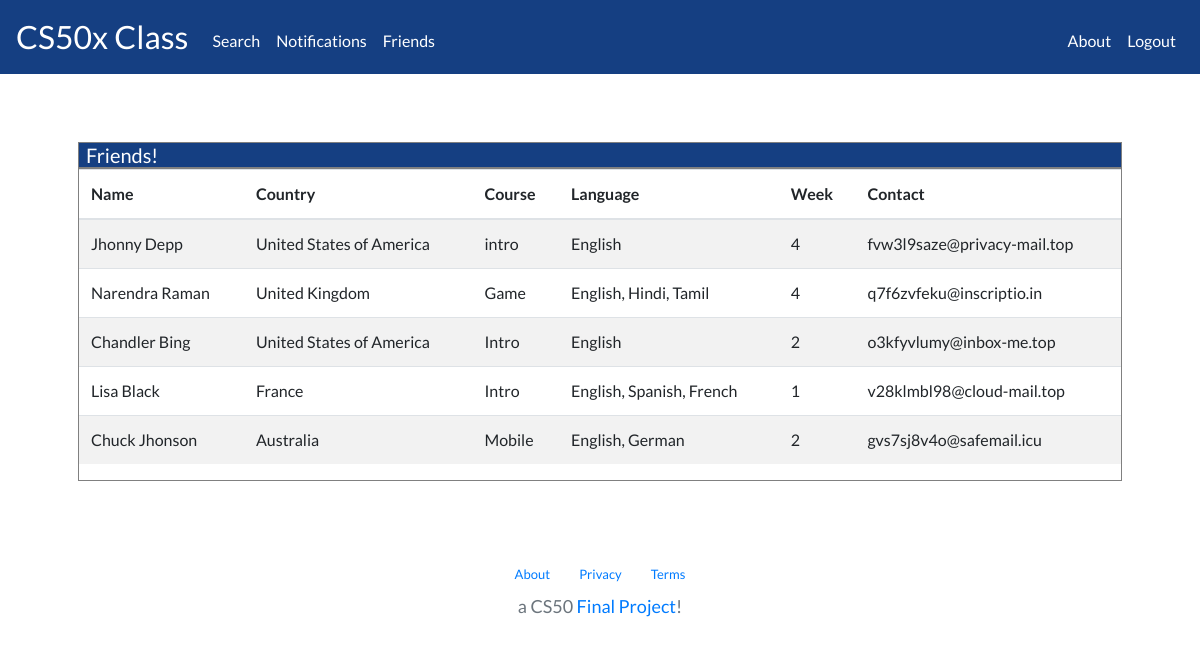
The app's page /friends (signed in) with its own data.
### tables this page shows
CREATE TABLE "users" (
	"id"	INTEGER NOT NULL,
	"email"	VARCHAR(350) NOT NULL UNIQUE,
	"name"	TEXT NOT NULL,
	"surname"	TEXT,
	"hash"	TEXT NOT NULL,
	"week"	INTEGER NOT NULL,
	"confirm"	BLOB NOT NULL DEFAULT 'False',
	PRIMARY KEY("id")
);

CREATE TABLE "countries" (
	"id"	INTEGER NOT NULL PRIMARY KEY AUTOINCREMENT,
	"country"	VARCHAR(70) NOT NULL UNIQUE
);

CREATE TABLE "courses" (
	"id"	INTEGER NOT NULL PRIMARY KEY AUTOINCREMENT,
	"course"	VARCHAR(10) NOT NULL UNIQUE
);

CREATE TABLE "languages" (
	"id"	INTEGER NOT NULL PRIMARY KEY AUTOINCREMENT,
	"language"	VARCHAR(60) NOT NULL UNIQUE
);

### app.py (the view)
@app.route("/friends")
@login_required
def friend():
    friendR = db.execute("SELECT friend1, friend2 FROM friends WHERE friend1 = :person1 OR friend2 = :person2", person1=session["user_id"], person2=session["user_id"])
    if len(friendR) == 0:
        return apology("Aww", "No friends")
    IDs = []
    for row in friendR:
        if row["friend1"] == session["user_id"]:
            IDs.append(row["friend2"])
        elif row["friend2"] == session["user_id"]:
            IDs.append(row["friend1"])
    if len(friendR) == 1:
        IDs = IDs[0]
        rel = "="
    else:
        IDs = tuple(IDs)
        rel = "IN"
    rows = db.execute(f"SELECT users.id, email, name, surname, country, course, language, week FROM users JOIN country ON users.id = country.user_id JOIN countries ON country.country_id = countries.id JOIN language ON users.id = language.user_id JOIN languages ON language.lang_id = languages.id JOIN course ON users.id = course.user_id JOIN courses ON course.course_id = courses.id WHERE users.id {rel} {IDs}")
    NoRepeat(rows)
    return render_template("friends.html", rows=rows)

### app.py (called while the page is built)
@app.after_request
def after_request(response):
    response.headers["Cache-Control"] = "no-cache, no-store, must-revalidate"
    response.headers["Expires"] = 0
    response.headers["Pragma"] = "no-cache"
    return response

def NoRepeat(people):
    i = 0
    while i < len(people) - 1:
        if people[i]["id"] == people[i + 1]["id"]:
            people[i]["language"] = f'{people[i]["language"]}, {people[i + 1]["language"]}'
            people.pop(i + 1)
        else: i += 1

### helpers.py (called while the page is built)
def login_required(f):
    @wraps(f)
    def decorated_function(*args, **kwargs):
        if session.get("user_id") is None:
            return redirect("/login")
        return f(*args, **kwargs)
    return decorated_function

### templates/friends.html (shortened to what this page needs)
{% extends "layout.html" %}
{% block main %}
    <div class="container p-5">
        <h5 class="loginHead">Friends!</h5>
        <div class="jumboBorder">
            <table class="table table-striped">
                <thead>
                    <th>Name</th>
                    <th>Country</th>
                    <th>Course</th>
                    <th>Language</th>
                    <th>Week</th>
                    <th>Contact</th>
                </thead>
                <tbody>
                        {% for row in rows %}
                            <tr>
                                <td>{{ row.name }} {{ row.surname }}</td>
                                <td>{{ row.country }}</td>
                                <td>{{ row.course }}</td>
                                <td>{{ row.language }}</td>
                                <td>{{ row.week }}</td>
                                <td>{{ row.email }}</td>
                            </tr>
                        {% endfor %}
                </tbody>
            </table>
        </div>
    </div>
{% endblock %}

### templates/layout.html (shortened to what this page needs)
<!DOCTYPE html>
<html lang="en">
    <head>
        <link href="https://maxcdn.bootstrapcdn.com/bootstrap/4.1.3/css/bootstrap.min.css" rel="stylesheet">
        <link href="/static/styles.css" rel="stylesheet">
    </head>
    <body>
        <nav class="navbar navbar-expand-md navbar-light bg-light navbar-custom" style="background-color: #07c9f0;">
            <a class="navbar-brand" id="navbar-color" href="/">CS50x Class</a>
            <div class="collapse navbar-collapse" id="navbar">
                {% if session.confirm == 'True' %}
                    <ul class="navbar-nav mr-auto mt-2">
                        <li class="nav-item"><a class="nav-link" href="/search">Search</a></li>
                        <li class="nav-item"><a class="nav-link" href="/notif">Notifications</a></li>
                        <li class="nav-item"><a class="nav-link" href="/friends">Friends</a></li>
                    </ul>
                    <ul class="navbar-nav ml-auto mt-2">
                        <li class="nav-item"><a class="nav-link" href="/about">About</a></li>
                        <li class="nav-item"><a class="nav-link" href="/logout">Logout</a></li>
                    </ul>
                {% else %}
                    {% block navbar_content %}{% endblock %}
                {% endif %}
            </div>
        </nav>
        <main>
            {% block main %}{% endblock %}
        </main>
        <footer class="text-centered">
            <div>
                <a href="/about">About</a>
                <a href="">Privacy</a>
                <a href="">Terms</a>
            </div>
            <p class="text-small text-muted">a CS50 <a href="https://cs50.harvard.edu/x/2020/project/">Final Project</a>!</p>
        </footer>
    </body>
</html>

### static/styles.css (style rules this page uses)
nav .navbar-brand { font-size: xx-large; }
main { overflow-x: auto; }
.text-centered { text-align: center; }
footer div a { font-size: 13px; margin: 0px 13px; }
footer p { font-size: 18px; margin-top: 8px; }
body { font-family: 'Lato', sans-serif; }
.jumboBorder { border-style: solid; border-color: gray; border-width: 1px; margin-bottom: 2rem; }
.loginHead { border: solid gray 1px; margin-top: 20px; margin-bottom: 0px; padding-left: 7px; background: #153f82; color: white; }
.navbar-custom { background-color: #153f82 !important; }
.navbar-custom .navbar-brand, .navbar-custom .navbar-text { color: white; }
nav .navbar-nav li a { color: white !important; }

### records on screen
users: name "Jhonny", surname "Depp", country "United States of America", course "intro", language "English", week "4", email "fvw3l9saze@privacy-mail.top"
users: name "Narendra", surname "Raman", country "United Kingdom", course "Game", language "English, Hindi, Tamil", week "4", email "q7f6zvfeku@inscriptio.in"
users: name "Chandler", surname "Bing", country "United States of America", course "Intro", language "English", week "2", email "o3kfyvlumy@inbox-me.top"
users: name "Lisa", surname "Black", country "France", course "Intro", language "English, Spanish, French", week "1", email "v28klmbl98@cloud-mail.top"
users: name "Chuck", surname "Jhonson", country "Australia", course "Mobile", language "English, German", week "2", email "gvs7sj8v4o@safemail.icu"
